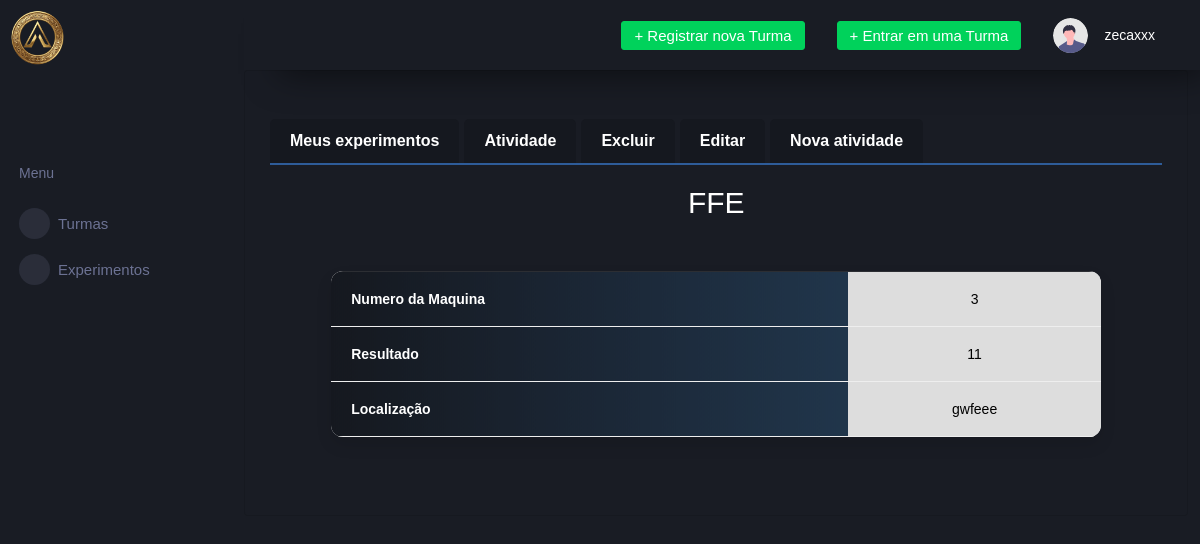
The page /sistema/detail/1 (signed in) on the database its author committed.
### sistema/models.py (models this page shows, shortened)
class Experimento(models.Model):
    nome = models.CharField(max_length=100)
    n_maquina = models.IntegerField()
    resultado = models.CharField(max_length=50)
    localizacao = models.CharField(max_length=50)
    usuarioturma = models.ForeignKey(UsuarioTurma, on_delete=models.CASCADE, blank=True, null=True)

### sistema/views.py (the view)
# urls.py: path("detail/<int:experimento_id>", views.detail, name="detail"),
@login_required
def detail(request, experimento_id):
    experimento = get_object_or_404(Experimento, id=experimento_id)
    turma = experimento.usuarioturma  # Obtém a turma associada ao experimento
    experimentos = turma.experimento_set.all()  # Obtém todos os experimentos associados à turma
    return render(request, 'sistem/detail.html', {'experimento': experimento, 'experimentos': experimentos,  'usuarioturma': turma})

### templates/sistem/detail.html
{% extends "turtem/base.html" %}
{% load permission_tags %}
{% load static %}
{% block conteudo %}
<div class="tabs-container">
    <ul class="tabs">
        <li class="tab-link active"><a href="/sistema/read/{{ experimento.usuarioturma.turma.id }}">Meus experimentos</a>
        </li>
        <li class="tab-link" ><a href="/atividades/read/{{ experimento.id }}">Atividade</a>
        </li>
        {% if user|has_role:'professor'%}
        <li class="tab-link active"> <a href="/sistema/confdelete/{{experimento.id }}">Excluir</a>
        </li>
        <li class="tab-link" ><a href="/sistema/update/{{experimento.id }}">Editar</a>
        </li>
        <li class="tab-link active"><a href="/atividades/add/{{ experimento.id }}">Nova atividade</a>
        </li>
{% endif %}
    </ul>
<h2 style="text-align: center;">{{ experimento.nome }}</h2>
<link rel="stylesheet" href="{% static 'meu_css/aba.css' %}">
<link rel="stylesheet" href="{% static 'meu_css/experimento.css' %}">
<div class="table">
    <div class="table-container">
        <table class="student-table">
            <tbody>
                <tr>
                    <th style="color: white;">Numero da Maquina</th>
                    <td style="color: black;">{{ experimento.n_maquina }}</td>
                </tr>
                <tr>
                    <th style="color: white;">Resultado</th>
                    <td style="color: black;">{{ experimento.resultado }}</td>
                </tr>
                <tr>
                    <th style="color: white;">Localização</th>
                    <td style="color: black;">{{ experimento.localizacao }}</td>
                </tr>
            </tbody>
        </table>
    </div>
{% endblock %}

### templates/turtem/_navbar.html (shortened to what this page needs)
{% load static %}
{% load permission_tags %}
{% block navbar %}
<nav class="navbar p-0 fixed-top d-flex flex-row">
  <div class="navbar-menu-wrapper flex-grow d-flex align-items-stretch">
    <button class="navbar-toggler navbar-toggler align-self-center" type="button" data-toggle="minimize">
      <span class="mdi mdi-menu"></span>
    </button>
    <ul class="navbar-nav w-100">
      {% if user|has_role:'professor'%}
    <ul class="navbar-nav navbar-nav-right">
      <li class="nav-item dropdown d-none d-lg-block">
        <a class="nav-link btn btn-success create-new-button" id="createbuttonDropdown" href="/turma/add">+ Registrar nova Turma</a>
      </li>
      <ul class="navbar-nav navbar-nav-right">
        <li class="nav-item dropdown d-none d-lg-block">
          <a class="nav-link btn btn-success create-new-button" id="createbuttonDropdown" href="/turma/entrar">+ Entrar em uma Turma</a>
        </li>
      {% else %}
      <ul class="navbar-nav navbar-nav-right">
        <li class="nav-item dropdown d-none d-lg-block">
          <a class="nav-link btn btn-success create-new-button" id="createbuttonDropdown" href="/turma/entrar">+ Entrar em uma Turma</a>
        </li>
      {% endif %}
      <li class="nav-item dropdown">
        <a class="nav-link" id="profileDropdown" href="#" data-toggle="dropdown">
          <div class="navbar-profile">
            <img class="img-xs rounded-circle" src="{% static 'img/undraw_profile.svg' %}" alt="">
            <p class="mb-0 d-none d-sm-block navbar-profile-name">{{user.username}}</p>
            <i class="mdi mdi-menu-down d-none d-sm-block"></i>
          </div>
        </a>
      </li>
    </ul>
  </div>
</nav>
{% endblock %}

### static/meu_css/aba.css (style rules this page uses)
.tabs-container { width: 100%; margin: 20px 0; }
.tabs { list-style-type: none; padding: 0; display: flex; border-bottom: 2px solid #2E5C99; margin-bottom: 20px; }
.tab-link { padding: 10px 20px; margin-right: 5px; cursor: pointer; background-color:#15181f; border-radius: 5px 5px 0 0; color: #ffffff; font-weight: bold; transition: background-color 0.3s ease; }
a { color: white; text-decoration: none; }
.table { width: 100%; display: flex; justify-content: center; margin: 20px 0; }

### static/meu_css/experimento.css (style rules this page uses)
.table-container { width: 100%; max-width: 800px; margin: 30px auto; padding: 0 15px; }
.student-table { width: 100%; border-collapse: collapse; background-color: #ffffff; border-radius: 12px; box-shadow: 0 8px 16px rgba(0, 0, 0, 0.1); overflow: hidden; margin: 0 auto; }
.student-table th { padding: 12px 20px; text-align: left; font-size: 14px; background: linear-gradient(to right, #15181f, #20354b); border-bottom: 1px solid #eee; vertical-align: middle; }
.student-table td { padding: 20px; text-align: center; font-size: 14px; background-color: #dddddd; border-bottom: 1px solid #eee; vertical-align: middle; }
.student-table tbody tr:nth-child(even) { background-color: #f9f9f9; }

### rows shown on the page
Experimento: nome "FFE", n_maquina "3", resultado "11", localizacao "gwfeee"

### other values the page prints
{{ user.username }} "zecaxxx"
